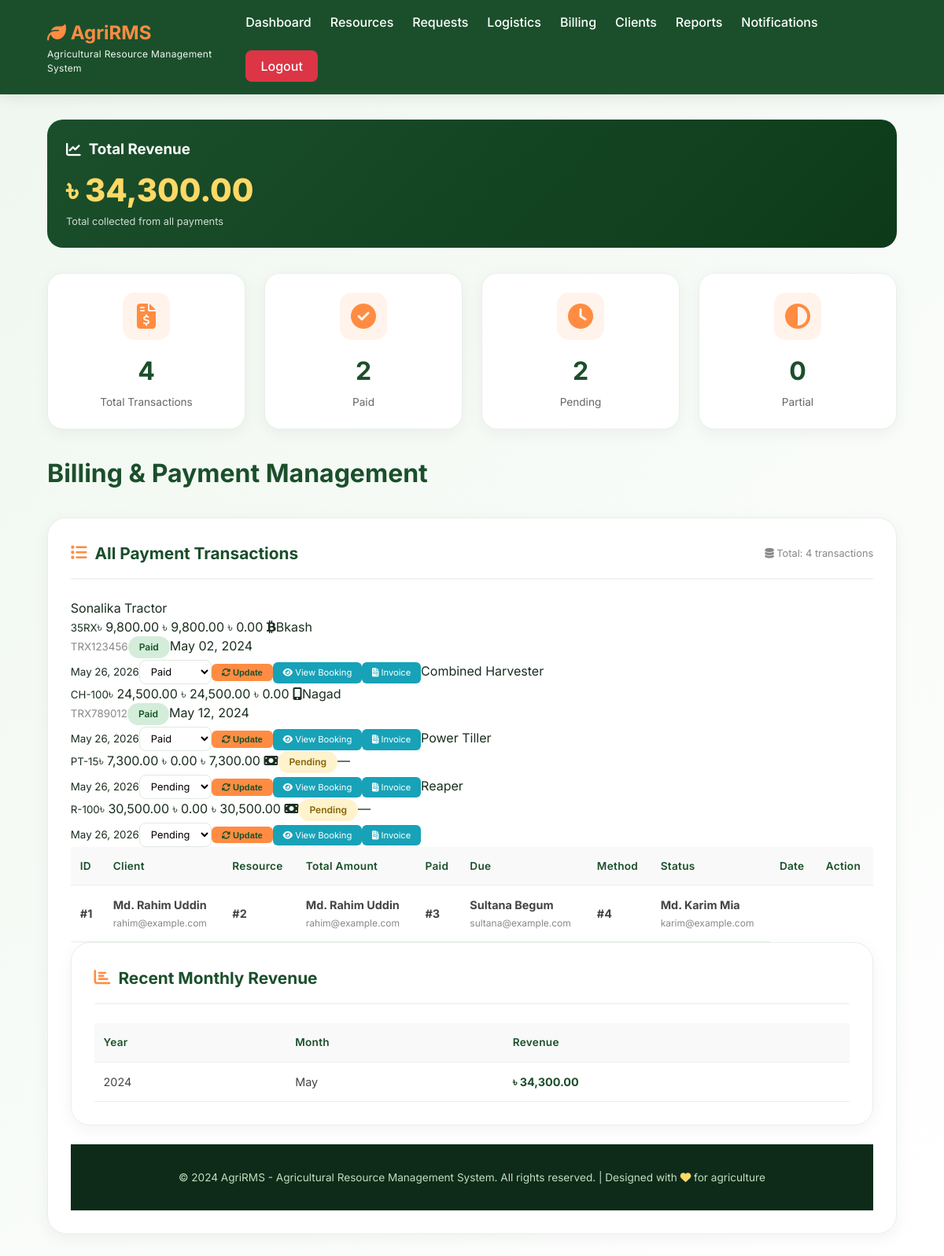
Page /admin/billing.php (signed in) on the committed database.
### tables this page shows
CREATE TABLE `payments` (
  `id` int(11) NOT NULL AUTO_INCREMENT,
  `user_id` int(11) NOT NULL,
  `booking_id` int(11) DEFAULT NULL COMMENT 'Reference to service request/booking',
  `resource_id` int(11) DEFAULT NULL,
  `delivery_id` int(11) DEFAULT NULL,
  `payment_type` enum('Rental','Delivery','Maintenance','Security Deposit','Full Payment') NOT NULL,
  `resource_cost` decimal(10,2) DEFAULT 0.00,
  `delivery_cost` decimal(10,2) DEFAULT 0.00,
  `total_amount` decimal(10,2) NOT NULL,
  `paid_amount` decimal(10,2) NOT NULL DEFAULT 0.00,
  `due_amount` decimal(10,2) GENERATED ALWAYS AS (`total_amount` - `paid_amount`) STORED,
  `payment_method` enum('Cash on Delivery','Bkash','Nagad','Rocket','Bank Transfer','Credit Card') DEFAULT NULL,
  `transaction_id` varchar(100) DEFAULT NULL,
  `payment_status` enum('Pending','Paid','Partial','Failed','Refunded') DEFAULT 'Pending',
  `payment_date` datetime DEFAULT NULL,
  `due_date` date DEFAULT NULL,
  `notes` text DEFAULT NULL,
  `created_at` timestamp NOT NULL DEFAULT current_timestamp(),
  `updated_at` timestamp NOT NULL DEFAULT current_timestamp() ON UPDATE current_timestamp(),
  PRIMARY KEY (`id`),
  KEY `user_id` (`user_id`),
  KEY `resource_id` (`resource_id`),
  KEY `delivery_id` (`delivery_id`),
  KEY `booking_id` (`booking_id`),
  FOREIGN KEY (`user_id`) REFERENCES `users` (`id`) ON DELETE CASCADE,
  FOREIGN KEY (`resource_id`) REFERENCES `resources` (`id`) ON DELETE SET NULL,
  FOREIGN KEY (`delivery_id`) REFERENCES `delivery` (`id`) ON DELETE SET NULL,
  FOREIGN KEY (`booking_id`) REFERENCES `service_requests` (`id`) ON DELETE SET NULL
);

CREATE TABLE `users` (
  `id` int(11) NOT NULL AUTO_INCREMENT,
  `full_name` varchar(50) NOT NULL,
  `email` varchar(100) NOT NULL,
  `password` varchar(255) NOT NULL,
  `phone` varchar(15) DEFAULT NULL,
  `address` text DEFAULT NULL,
  `role` enum('Admin','Client') DEFAULT 'Client',
  `created_at` timestamp NOT NULL DEFAULT current_timestamp(),
  PRIMARY KEY (`id`),
  UNIQUE KEY `email` (`email`)
);

CREATE TABLE `resources` (
  `id` int(11) NOT NULL AUTO_INCREMENT,
  `name` varchar(100) NOT NULL,
  `model` varchar(100) NOT NULL,
  `type` enum('Tractor','Soil Cultivation','Planting','Irrigation','Harvesting','Hay Making','Loading','Fertilizer Dispenser','Produce Sorter','Post Harvest') NOT NULL,
  `category` varchar(50) NOT NULL,
  `description` text DEFAULT NULL,
  `manufacturer` varchar(100) DEFAULT NULL,
  `manufacturing_year` year DEFAULT NULL,
  `horsepower` int(11) DEFAULT NULL,
  `fuel_type` enum('Diesel','Petrol','Electric','Solar','Manual') DEFAULT 'Diesel',
  `daily_rate` decimal(10,2) NOT NULL,
  `weekly_rate` decimal(10,2) DEFAULT NULL,
  `monthly_rate` decimal(10,2) DEFAULT NULL,
  `security_deposit` decimal(10,2) NOT NULL DEFAULT 5000.00,
  `status` enum('Available','Rented','Under Maintenance','Out of Service') DEFAULT 'Available',
  `quantity` int(11) NOT NULL DEFAULT 1,
  `image_url` varchar(255) DEFAULT NULL,
  `created_at` timestamp NOT NULL DEFAULT current_timestamp(),
  `updated_at` timestamp NOT NULL DEFAULT current_timestamp() ON UPDATE current_timestamp(),
  PRIMARY KEY (`id`)
);

### admin/billing.php (the view, shortened to what this page needs)
<?php
include '../includes/notifications.php';
$payments_query = "SELECT p.*, u.full_name, u.email, u.phone,
                  sr.id as request_id, sr.resource_id, sr.rental_duration,
                  sr.start_date, sr.end_date, sr.total_cost as rental_total,
                  r.name as resource_name, r.model
                  FROM payments p
                  JOIN users u ON p.user_id = u.id
                  LEFT JOIN service_requests sr ON p.booking_id = sr.id
                  LEFT JOIN resources r ON p.resource_id = r.id
                  ORDER BY p.created_at DESC";
$payments = mysqli_query($conn, $payments_query);
$total_payments_query = mysqli_query($conn, "SELECT SUM(total_amount) as total FROM payments WHERE payment_status = 'Paid'");
$total_payments = $total_payments_query ? mysqli_fetch_assoc($total_payments_query)['total'] : 0;
$pending_payments_query = mysqli_query($conn, "SELECT COUNT(*) as count FROM payments WHERE payment_status = 'Pending'");
$pending_payments = $pending_payments_query ? mysqli_fetch_assoc($pending_payments_query)['count'] : 0;
$paid_payments_query = mysqli_query($conn, "SELECT COUNT(*) as count FROM payments WHERE payment_status = 'Paid'");
$paid_payments = $paid_payments_query ? mysqli_fetch_assoc($paid_payments_query)['count'] : 0;
$partial_payments_query = mysqli_query($conn, "SELECT COUNT(*) as count FROM payments WHERE payment_status = 'Partial'");
$partial_payments = $partial_payments_query ? mysqli_fetch_assoc($partial_payments_query)['count'] : 0;
$monthly_revenue = mysqli_query($conn, "SELECT
                                        MONTH(payment_date) as month,
                                        YEAR(payment_date) as year,
                                        SUM(total_amount) as revenue
                                        FROM payments
                                        WHERE payment_status = 'Paid'
                                        AND payment_date IS NOT NULL
                                        GROUP BY YEAR(payment_date), MONTH(payment_date)
                                        ORDER BY year DESC, month DESC
                                        LIMIT 6");
?>
<!DOCTYPE html>
<html lang="en">
<head>
    <link rel="stylesheet" href="https://cdnjs.cloudflare.com/ajax/libs/font-awesome/6.4.0/css/all.min.css">
</head>
<body>
    <header class="header">
        <div class="logo">
            <h2><i class="fas fa-leaf"></i> AgriRMS</h2>
            <p>Agricultural Resource Management System</p>
        </div>
        <nav class="nav-links">
            <a href="dashboard.php">Dashboard</a>
            <a href="resources.php">Resources</a>
            <a href="service_requests.php">Requests</a>
            <a href="logistics.php">Logistics</a>
            <a href="billing.php">Billing</a>
            <a href="clients.php">Clients</a>
            <a href="reports.php">Reports</a>
            <a href="notifications.php">Notifications</a>
            <a href="../logout.php" class="btn-logout">Logout</a>
        </nav>
    </header>
    <div class="main-content">
        <div class="revenue-summary">
            <h3><i class="fas fa-chart-line"></i> Total Revenue</h3>
            <div class="revenue-amount">৳ <?php echo number_format($total_payments, 2); ?></div>
            <div class="revenue-period">Total collected from all payments</div>
        </div>
        <div class="stats-grid">
            <div class="stat-card">
                <div class="stat-icon">
                    <i class="fas fa-file-invoice-dollar"></i>
                </div>
                <h3><?php echo $paid_payments + $pending_payments + $partial_payments; ?></h3>
                <p>Total Transactions</p>
            </div>
            <div class="stat-card">
                <div class="stat-icon">
                    <i class="fas fa-check-circle"></i>
                </div>
                <h3><?php echo $paid_payments; ?></h3>
                <p>Paid</p>
            </div>
            <div class="stat-card">
                <div class="stat-icon">
                    <i class="fas fa-clock"></i>
                </div>
                <h3><?php echo $pending_payments; ?></h3>
                <p>Pending</p>
            </div>
            <div class="stat-card">
                <div class="stat-icon">
                    <i class="fas fa-adjust"></i>
                </div>
                <h3><?php echo $partial_payments; ?></h3>
                <p>Partial</p>
            </div>
        </div>
        <div class="page-header">
            <h1>
                Billing & Payment Management
            </h1>
        </div>
        <div class="card">
            <div class="card-header">
                <h3>
                    <i class="fas fa-list"></i>
                    All Payment Transactions
                </h3>
                <span style="font-size: 0.8rem; color: #888;">
                    <i class="fas fa-database"></i> Total: <?php echo $paid_payments + $pending_payments + $partial_payments; ?> transactions
                </span>
            </div>
            <div class="table-responsive">
                <?php if($payments && mysqli_num_rows($payments) > 0): ?>
                <table>
                    <thead>
                        <tr>
                            <th>ID</th>
                            <th>Client</th>
                            <th>Resource</th>
                            <th>Total Amount</th>
                            <th>Paid</th>
                            <th>Due</th>
                            <th>Method</th>
                            <th>Status</th>
                            <th>Date</th>
                            <th>Action</th>
                        </tr>
                    </thead>
                    <tbody>
                        <?php while($row = mysqli_fetch_assoc($payments)): ?>
                        <tr>
                            <td><strong>#<?php echo $row['id']; ?></strong></td>
                            <td>
                                <strong><?php echo htmlspecialchars($row['full_name']); ?></strong>
                                <br><small style="color:#888;"><?php echo htmlspecialchars($row['email']); ?></small>
                             </td
                            <td>
                                <br><small><?php echo htmlspecialchars($row['model'] ?? ''); ?></small>
                                <?php
                                $method_icon = '';
                                switch($row['payment_method']) {
                                    case 'Bkash': $method_icon = '<i class="fab fa-btc"></i>'; break;
                                    case 'Nagad': $method_icon = '<i class="fas fa-mobile-alt"></i>'; break;
                                    default: $method_icon = '<i class="fas fa-money-bill"></i>';
                                }
                                echo $method_icon . ' ' . htmlspecialchars($row['payment_method']);
                                ?>
                                <?php if($row['transaction_id']): ?>
                                <br><small style="color:#888;"><?php echo htmlspecialchars($row['transaction_id']); ?></small>
                                <?php endif; ?>
                                <?php
                                $status_class = 'status-pending';
                                switch($row['payment_status']) {
                                    case 'Paid': $status_class = 'status-paid'; break;
                                    case 'Pending': $status_class = 'status-pending'; break;
                                }
                                ?>
                                <span class="status <?php echo $status_class; ?>"><?php echo $row['payment_status']; ?></span>
                                <br><small><?php echo date('M d, Y', strtotime($row['created_at'])); ?></small>
                                <form method="POST" class="payment-update-form">
                                    <select name="payment_status" class="status-select">
                                        <option value="Pending" <?php echo $row['payment_status'] == 'Pending' ? 'selected' : ''; ?>>Pending</option>
                                        <option value="Paid" <?php echo $row['payment_status'] == 'Paid' ? 'selected' : ''; ?>>Paid</option>
                                    </select>
                                    <button type="submit" name="update_payment" class="btn-update">
                                        <i class="fas fa-sync-alt"></i> Update
                                    </button>
                                </form>
                                <?php if($row['booking_id']): ?>
                                <a href="view_request.php?id=<?php echo $row['booking_id']; ?>" class="btn-view" style="margin-top: 5px; display: inline-block;">
                                    <i class="fas fa-eye"></i> View Booking
                                </a>
                                <?php endif; ?>
                                <a href="../invoice.php?payment_id=<?php echo $row['id']; ?>" class="btn-view" style="margin-top: 5px; display: inline-block;">
                                    <i class="fas fa-file-invoice"></i> Invoice
                                </a>
                        <?php endwhile; ?>
                 </table
                <?php endif; ?>
            </div>
        </div>
        <div class="card">
            <div class="card-header">
                <h3>
                    <i class="fas fa-chart-bar"></i>
                    Recent Monthly Revenue
                </h3>
            </div>
            <div class="table-responsive">
                <?php if($monthly_revenue && mysqli_num_rows($monthly_revenue) > 0): ?>
                <table>
                    <thead>
                        <tr>
                            <th>Year</th>
                            <th>Month</th>
                            <th>Revenue</th>
                        </tr>
                    </thead>
                    <tbody>
                        <?php while($row = mysqli_fetch_assoc($monthly_revenue)): ?>
                        <tr>
                            <td><?php echo $row['year']; ?></td>
                            <td>
                                <?php
                                $month_names = ['', 'January', 'February', 'March', 'April', 'May', 'June',
                                               'July', 'August', 'September', 'October', 'November', 'December'];
                                echo $month_names[$row['month']];
                                ?>
                            </td>
                            <td class="amount">৳ <?php echo number_format($row['revenue'], 2); ?></td>
                        </tr>
                        <?php endwhile; ?>
                    </tbody>
                 </table
                <?php endif; ?>
            </div>
        </div>
    </div>
    <footer class="footer">
        <p>&copy; 2024 AgriRMS - Agricultural Resource Management System. All rights reserved. | Designed with <i class="fas fa-heart"></i> for agriculture</p>
    </footer>
</body>
</html>

### rows in the picture
payments: id "1", user.full_name "Md. Rahim Uddin", user.email "rahim@example.com", resource.model "35RX", payment_method "Bkash" (drawn), transaction "TRX123456", payment_status "Paid", created_at "May 26, 2026"
payments: id "2", user.full_name "Md. Rahim Uddin", user.email "rahim@example.com", resource.model "CH-100", payment_method "Nagad" (drawn), transaction "TRX789012", payment_status "Paid", created_at "May 26, 2026"
payments: id "3", user.full_name "Sultana Begum", user.email "sultana@example.com", resource.model "PT-15", payment_status "Pending", created_at "May 26, 2026"
payments: id "4", user.full_name "Md. Karim Mia", user.email "karim@example.com", resource.model "R-100", payment_status "Pending", created_at "May 26, 2026"

### other values in the picture
$total_payments "34,300.00"
$paid_payments + $pending_payments + $partial_payments "4"
$paid_payments "2"
$pending_payments "2"
$partial_payments "0"
$row['year'] "2024"
$month_names[$row['month']] "May"
$row['revenue'] "34,300.00"
